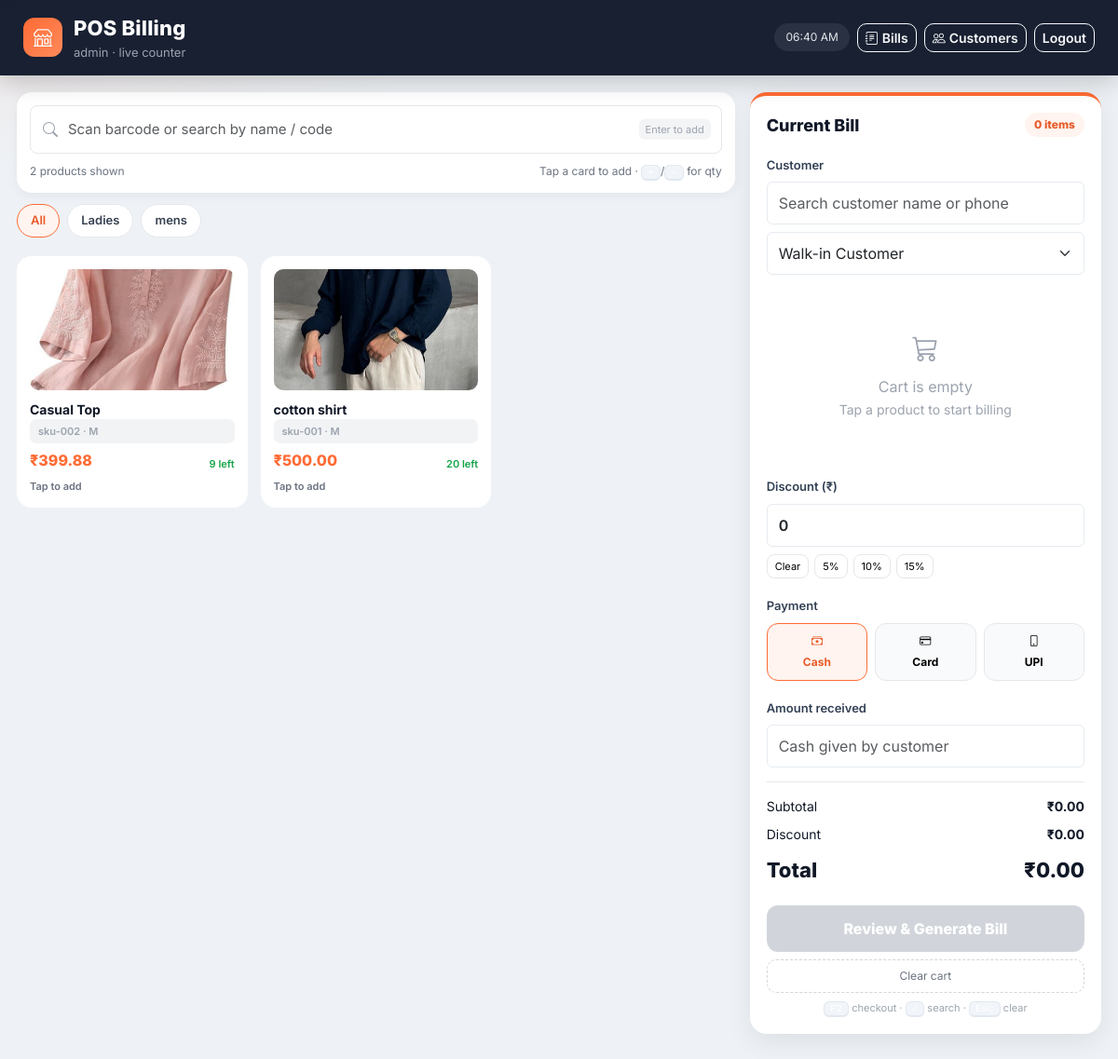
Page /billing/ (signed in) on the earlier database version.
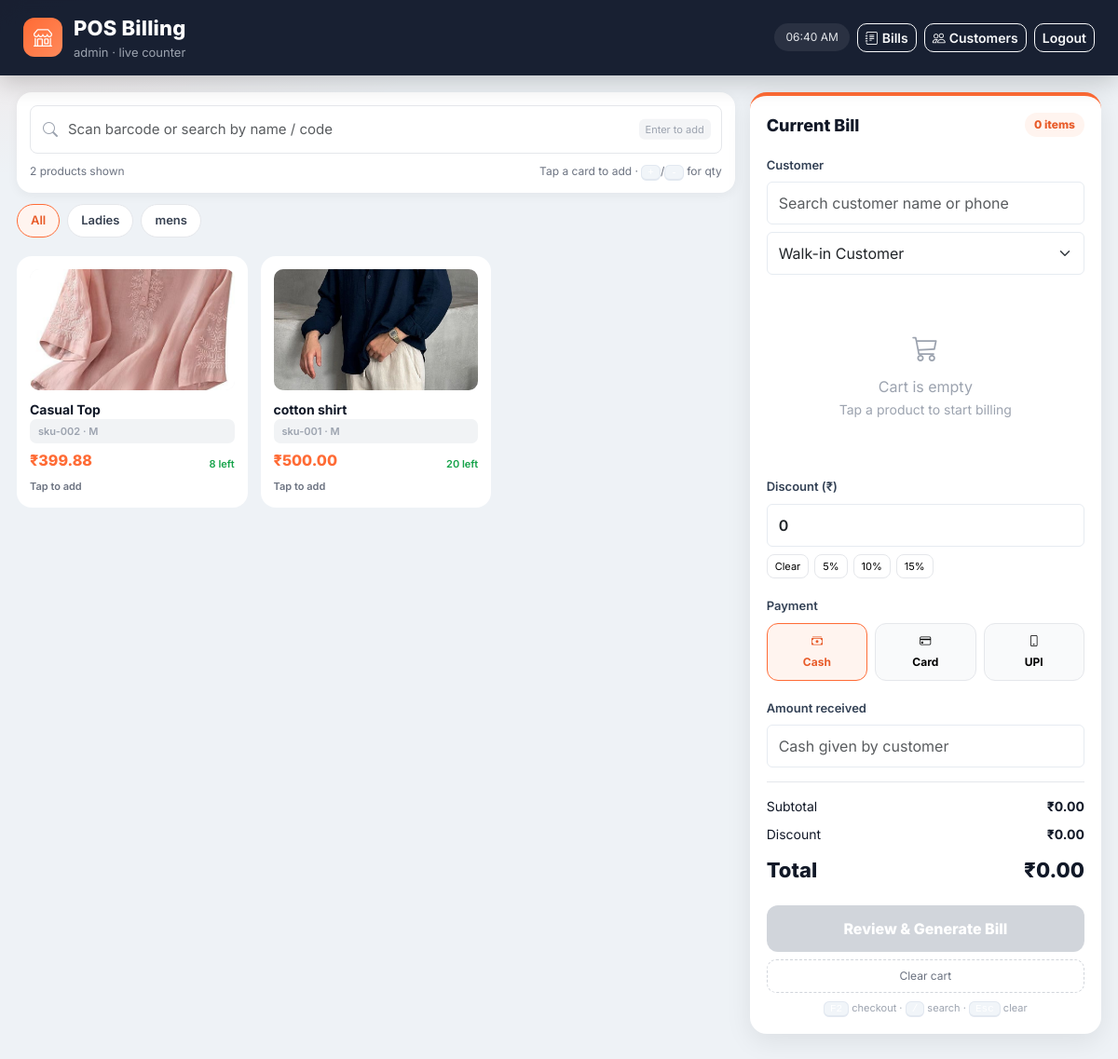
Same page on the later database version.
### pos_billing/models.py (models this page shows, shortened)
class Category(models.Model):
    name = models.CharField(
        max_length=100,
        unique=True
    )
    description = models.TextField(
        blank=True
    )
    created_at = models.DateTimeField(
        auto_now_add=True
    )

class Product(models.Model):
    name = models.CharField(
        max_length=200
    )
    code = models.CharField(
        max_length=100,
        unique=True
    )
    category = models.ForeignKey(
        Category,
        on_delete=models.CASCADE,
        related_name="products"
    )
    purchase_price = models.DecimalField(
        max_digits=10,
        decimal_places=2
    )
    selling_price = models.DecimalField(
        max_digits=10,
        decimal_places=2
    )
    stock = models.PositiveIntegerField(
        default=0
    )
    size = models.CharField(
        max_length=50,
        blank=True
    )
    color = models.CharField(
        max_length=50,
        blank=True
    )
    description = models.TextField(
        blank=True
    )
    image = models.ImageField(
        upload_to="products/",
        blank=True,
        null=True
    )
    is_active = models.BooleanField(
        default=True
    )
    created_at = models.DateTimeField(
        auto_now_add=True
    )
    updated_at = models.DateTimeField(
        auto_now=True
    )

### pos_billing/views.py (the view)
@login_required
def billing(request):
    if not is_staff_member(request.user):
        messages.error(request, "You do not have permission to access billing.")
        return redirect("login")
    products = Product.objects.filter(
        is_active=True,
        stock__gt=0
    ).select_related("category").order_by("name")
    customers = Customer.objects.order_by("-id")
    search = request.GET.get("search", "").strip()
    if search:
        products = products.filter(
            models.Q(name__icontains=search) |
            models.Q(code__icontains=search)
        )
    categories = Category.objects.filter(
        products__is_active=True,
        products__stock__gt=0,
    ).distinct().order_by("name")
    context = {
        "products": products,
        "customers": customers,
        "categories": categories,
        "search": search,
    }
    return render(request, "billing/billing.html", context)

### pos_billing/views.py (called while the page is built)
def is_staff_member(user):
    return user.is_authenticated and (
        user.is_superuser or
        (
            hasattr(user, "staffprofile")
            and user.staffprofile.role in ["admin", "staff"]
        )
    )

### pos_billing/templates/billing/billing.html (shortened to what this page needs)
{% load static %}
<!DOCTYPE html>
<html lang="en">
<head>
    <link rel="stylesheet"
          href="https://cdn.jsdelivr.net/npm/bootstrap@5.3.3/dist/css/bootstrap.min.css">
    <link rel="stylesheet"
          href="https://cdn.jsdelivr.net/npm/bootstrap-icons@1.11.3/font/bootstrap-icons.min.css">
    <link rel="stylesheet"
          href="{% static 'css/style.css' %}">
</head>
<body>
<header class="pos-header">
    <div class="pos-header-inner">
        <div class="pos-brand">
            <div class="pos-mark"><i class="bi bi-shop"></i></div>
            <div>
                <div class="pos-title">POS Billing</div>
                <div class="pos-subtitle">
                    {{ request.user.first_name|default:request.user.username }} · live counter
                </div>
            </div>
        </div>
        <div class="header-actions">
            <span class="live-clock" id="liveClock">--:--</span>
            <a href="{% url 'transactions' %}" class="btn btn-outline-light btn-sm">
                <i class="bi bi-journal-text me-1"></i>Bills
            </a>
            <a href="{% url 'customers' %}" class="btn btn-outline-light btn-sm">
                <i class="bi bi-people me-1"></i>Customers
            </a>
            <a href="{% url 'logout' %}" class="btn btn-outline-light btn-sm">
                Logout
            </a>
        </div>
    </div>
</header>
<div class="pos-container">
    <div class="row g-3">
        <div class="col-lg-8">
            <div class="search-box">
                <div class="search-wrap">
                    <i class="bi bi-search"></i>
                    <input type="text"
                           id="productSearch"
                           class="form-control"
                           placeholder="Scan barcode or search by name / code"
                           aria-label="Search products"
                           autocomplete="off"
                           value="{{ search }}">
                    <span class="search-hint">Enter to add</span>
                </div>
                <div class="result-meta">
                    <span id="resultCount">Showing all products</span>
                    <span>Tap a card to add · <kbd>+</kbd>/<kbd>-</kbd> for qty</span>
                </div>
            </div>
            <div class="category-row mb-3" id="categoryRow">
                <button type="button" class="cat-chip active" data-category="all">
                    All
                </button>
                {% for category in categories %}
                    <button type="button"
                            class="cat-chip"
                            data-category="{{ category.name|lower }}">
                        {{ category.name }}
                    </button>
                {% endfor %}
            </div>
            <div class="product-grid" id="productGrid">
                {% for product in products %}
                    <div class="product-card {% if product.stock <= 0 %}disabled-card{% endif %}"
                         data-id="{{ product.id }}"
                         data-name="{{ product.name|lower }}"
                         data-code="{{ product.code|lower }}"
                         data-category="{{ product.category.name|lower }}"
                         data-stock="{{ product.stock }}"
                         data-price="{{ product.selling_price }}"
                         role="button"
                         tabindex="0">
                        {% if product.image %}
                            <img src="{{ product.image.url }}"
                                 class="product-image"
                                 alt="{{ product.name }}">
                        {% else %}
                            <div class="no-image">
                                <i class="bi bi-bag"></i>
                                No Image
                            </div>
                        {% endif %}
                        <div class="product-name">{{ product.name }}</div>
                        <div class="product-code">{{ product.code }}{% if product.size %} · {{ product.size }}{% endif %}</div>
                        <div class="product-meta">
                            <div class="product-price">
                                ₹{{ product.selling_price|floatformat:2 }}
                            </div>
                            <div class="stock-label {% if product.stock <= 0 %}low{% elif product.stock <= 5 %}low{% endif %}">
                                {% if product.stock <= 0 %}Out of stock{% else %}{{ product.stock }} left{% endif %}
                            </div>
                        </div>
                        <div class="add-hint">Tap to add</div>
                    </div>
                {% empty %}
                    <div class="text-center text-muted p-5">
                        No products available.
                    </div>
                {% endfor %}
            </div>
        </div>
        <div class="col-lg-4" id="billPanel">
            <div class="cart-panel">
                <div class="cart-title">
                    <span>Current Bill</span>
                    <span class="item-count" id="itemCount">0 items</span>
                </div>
                <div class="mb-3 mt-3">
                    <label class="form-label">Customer</label>
                    <input type="text"
                           id="customerFilter"
                           class="form-control mb-2"
                           placeholder="Search customer name or phone">
                    <select id="customer" class="form-select">
                        <option value="">Walk-in Customer</option>
                    </select>
                </div>
                <div id="cartItems" class="cart-items">
                    <div class="empty-cart">
                        <i class="bi bi-cart3 fs-3 d-block mb-2"></i>
                        Cart is empty<br>
                        <small>Tap a product to start billing</small>
                    </div>
                </div>
                <div class="mt-3">
                    <label class="form-label">Discount (₹)</label>
                    <input type="number"
                           id="discount"
                           class="form-control"
                           min="0"
                           value="0">
                    <div class="quick-discounts">
                        <button type="button" data-disc="0">Clear</button>
                        <button type="button" data-pct="5">5%</button>
                        <button type="button" data-pct="10">10%</button>
                        <button type="button" data-pct="15">15%</button>
                    </div>
                </div>
                <div class="mt-3">
                    <label class="form-label">Payment</label>
                    <div class="pay-grid">
                        <button type="button" class="pay-btn active" data-pay="cash">
                            <i class="bi bi-cash-stack d-block mb-1"></i>Cash
                        </button>
                        <button type="button" class="pay-btn" data-pay="card">
                            <i class="bi bi-credit-card d-block mb-1"></i>Card
                        </button>
                        <button type="button" class="pay-btn" data-pay="upi">
                            <i class="bi bi-phone d-block mb-1"></i>UPI
                        </button>
                    </div>
                </div>
                <div class="mt-3" id="cashBox">
                    <label class="form-label">Amount received</label>
                    <input type="number"
                           id="amountReceived"
                           class="form-control"
                           min="0"
                           placeholder="Cash given by customer">
                </div>
                <div class="summary">
                    <div class="summary-row">
                        <span>Subtotal</span>
                        <strong id="subtotal">₹0.00</strong>
                    </div>
                    <div class="summary-row">
                        <span>Discount</span>
                        <strong id="discountValue">₹0.00</strong>
                    </div>
                    <div class="summary-row total-row">
                        <span>Total</span>
                        <span id="total">₹0.00</span>
                    </div>
                </div>
                <button type="button" class="checkout-btn" id="checkoutBtn" disabled>
                    Review &amp; Generate Bill
                </button>
                <button type="button" class="ghost-btn" id="clearCartBtn">
                    Clear cart
                </button>
                <div class="shortcut-help">
                    <kbd>F2</kbd> checkout · <kbd>/</kbd> search · <kbd>Esc</kbd> clear
                </div>
            </div>
        </div>
    </div>
</div>
</body>
</html>

### pos_billing/static/css/style.css (style rules this page uses)
:root { --pos-accent: #ff6b35; --pos-accent-dark: #e85b29; --pos-accent-soft: #fff3ec; --pos-ink: #0f172a; --pos-muted: #64748b; --pos-bg: #f3f5f8; --pos-card: #ffffff; --pos-border: #e6ebf1; --pos-shadow: 0 10px 30px rgba(15, 23, 42, 0.06); --pos-radius: 16px; }
* { box-sizing: border-box; }
html { scroll-behavior: smooth; }
body, .app-body { margin: 0; font-family: Inter, -apple-system, BlinkMacSystemFont, "Segoe UI", sans-serif; background: radial-gradient(1200px 400px at 0% -10%, rgba(255, 107, 53, 0.08), transparent 55%), var(--pos-bg); color: var(--pos-ink); min-height: 100vh; }
a { color: var(--pos-accent-dark); }
.form-label { font-weight: 600; color: #334155; font-size: 13px; }
.form-control, .form-select, .input-group-text { border-color: var(--pos-border); min-height: 46px; }
kbd { background: #f1f5f9; border: 1px solid #e2e8f0; border-bottom-width: 2px; border-radius: 6px; padding: 1px 6px; font-size: 11px; }
.btn { border-radius: 10px; font-weight: 600; }
.product-code { background: #f1f3f5; padding: 5px 9px; border-radius: 7px; font-size: 12px; font-weight: 600; }
.product-card { transition: all 0.2s ease; }
#productSearch { border-radius: 8px; }
#discount { font-weight: 600; }

Differences in the rows shown:
changed Product "Casual Top": stock "9" → "8"
